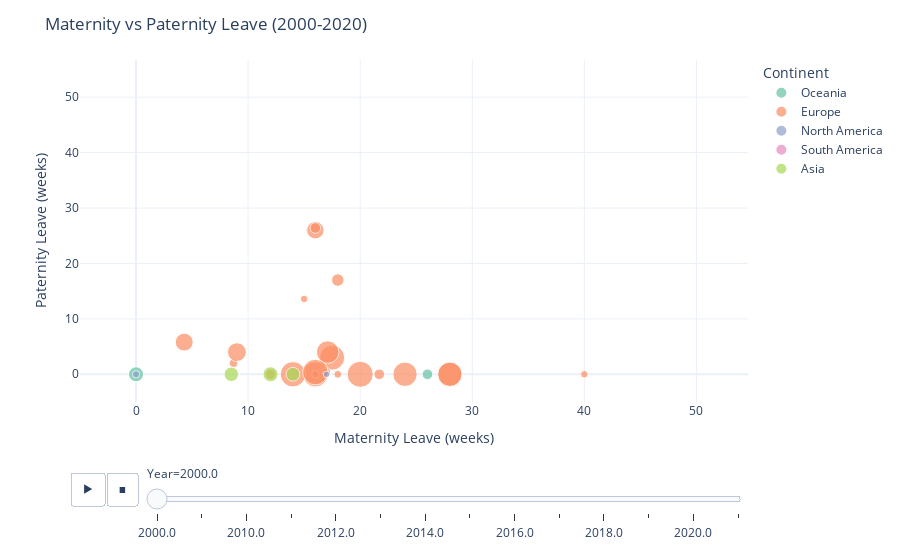

This figure's notebook cell:
### Markdown cell above
The plot below shows Maternity versus Paternity leave across OECD countries. Make the following changes and explore the questions.

1) What does the labels argument do? What part(s) of the plot change? <br>
2) We want to add another dimension: the amount of protected leave. Do this by adding: `size = 'Protected'` as an argument to px.scatter. What happens?  Is there anything else you want to change now related to Protected leave? <br>
3) Since we have the Continent in the legend, we don't need it in the hover text (tooltip). We can change this by adding the argument: `hover_data = {'Continent':False}` to px.scatter. Try this and see what happens. Add `'Maternity':':.1f', 'Paternity':':.1f'`in the hover_data dictionary. What happens? Is this useful? <br>
4) The data shown is actually from several years. Let's turn this into an animated plot that will show each year separately. Add the argument: `animation_frame = 'Year'` to px.scatter. <br>
5) What do each of the three commented lines do? (Lines 22-24) - Explore them 1 by 1 to see. <br>

### Code cell
max_x,max_y = tab_2000['Maternity'].max(), tab_2000['Paternity'].max()
max_x *= 1.05
max_y *= 1.05
min_x, min_y = -5,-5

fig = px.scatter(tab_2000,
                 x='Maternity',
                 y='Paternity',
                 size='Protected',
                 animation_frame='Year',
                 color='Continent',
                 hover_name='Country',
                 color_discrete_sequence=px.colors.qualitative.Set2,
                 labels={
                     'Maternity':'Maternity Leave (weeks) ',
                     'Paternity':'Paternity Leave (weeks) ',
                     'Protected':'Protected leave in weeks '},
                 hover_data={'Continent': False, 'Maternity': ':.1f', 'Paternity': ':.1f', 'Protected': ':.1f'},)

fig.update_layout(
    title='Maternity vs Paternity Leave (2000-2020)',
    xaxis=dict(range=[min_x, max_x]),
    yaxis=dict(range=[min_y, max_y]),
    template='plotly_white',
)

fig.show()

### Figure 1 — Plotly figure (JSON) as saved in the notebook; plotly's stock layout.template omitted (floating-point values rounded to 4 significant figures)
{"data": [{"customdata": [["Oceania", 52], ["Oceania", 26]], "hovertemplate": "<b>%{hovertext}</b><br><br>Year=2000.0<br>Maternity Leave (weeks) =%{x:.1f}<br>Paternity Leave (weeks) =%{y:.1f}<br>Protected leave in weeks =%{customdata[1]:.1f}<extra></extra>", "hovertext": ["Australia", "New Zealand"], "legendgroup": "Oceania", "marker": {"color": "rgb(102,194,165)", "size": [52.0, 26.0], "sizemode": "area", "sizeref": 0.4592, "symbol": "circle"}, "mode": "markers", "name": "Oceania", "orientation": "v", "showlegend": true, "type": "scatter", "x": [0.0, 26.0], "xaxis": "x", "y": [0.0, 0.0], "yaxis": "y"}, {"customdata": [["Europe", 70], ["Europe", 13], ["Europe", 136], ["Europe", 36], ["Europe", 143.5], ["Europe", 146], ["Europe", 148], ["Europe", 15.2], ["Europe", 136], ["Europe", 17.3], ["Europe", 14], ["Europe", 26], ["Europe", 26], ["Europe", 13], ["Europe", 81], ["Europe", 156], ["Europe", 117], ["Europe", 136], ["Europe", 150], ["Europe", 73.7], ["Europe", 0], ["Europe", 26], ["Europe", 13]], "hovertemplate": "<b>%{hovertext}</b><br><br>Year=2000.0<br>Maternity Leave (weeks) =%{x:.1f}<br>Paternity Leave (weeks) =%{y:.1f}<br>Protected leave in weeks =%{customdata[1]:.1f}<extra></extra>", "hovertext": ["Austria", "Belgium", "Czech Republic", "Denmark", "Finland", "France", "Germany", "Greece", "Hungary", "Iceland", "Ireland", "Italy", "Luxembourg", "Netherlands", "Norway", "Poland", "Portugal", "Slovak Republic", "Spain", "Sweden", "Switzerland", "Türkiye", "United Kingdom"], "legendgroup": "Europe", "marker": {"color": "rgb(252,141,98)", "size": [70.0, 13.0, 136.0, 36.0, 143.5, 146.0, 148.0, 15.2, 136.0, 17.3, 14.0, 26.0, 26.0, 13.0, 81.0, 156.0, 117.0, 136.0, 150.0, 73.7, 0.0, 26.0, 13.0], "sizemode": "area", "sizeref": 0.4592, "symbol": "circle"}, "mode": "markers", "name": "Europe", "orientation": "v", "showlegend": true, "type": "scatter", "x": [16.0, 15.0, 28.0, 18.0, 17.5, 16.0, 14.0, 17.0, 24.0, 8.7, 18.0, 21.7, 16.0, 16.0, 9.0, 20.0, 17.1, 28.0, 16.0, 4.3, 8.0, 12.0, 40.0], "xaxis": "x", "y": [26.0, 13.6, 0.0, 17.0, 3.0, 0.0, 0.0, 0.4, 0.0, 2.0, 0.0, 0.0, 26.4, 0.0, 4.0, 0.0, 4.0, 0.0, 0.4, 5.8, 0.0, 0.0, 0.0], "yaxis": "y"}, {"customdata": [["North America", 10], ["North America", 0], ["North America", 0], ["North America", 12]], "hovertemplate": "<b>%{hovertext}</b><br><br>Year=2000.0<br>Maternity Leave (weeks) =%{x:.1f}<br>Paternity Leave (weeks) =%{y:.1f}<br>Protected leave in weeks =%{customdata[1]:.1f}<extra></extra>", "hovertext": ["Canada", "Costa Rica", "Mexico", "United States"], "legendgroup": "North America", "marker": {"color": "rgb(141,160,203)", "size": [10.0, 0.0, 0.0, 12.0], "sizemode": "area", "sizeref": 0.4592, "symbol": "circle"}, "mode": "markers", "name": "North America", "orientation": "v", "showlegend": true, "type": "scatter", "x": [17.0, 17.3, 12.0, 0.0], "xaxis": "x", "y": [0.0, 0.0, 0.0, 0.0], "yaxis": "y"}, {"customdata": [["South America", 0], ["South America", 0], ["South America", 0.0001]], "hovertemplate": "<b>%{hovertext}</b><br><br>Year=2000.0<br>Maternity Leave (weeks) =%{x:.1f}<br>Paternity Leave (weeks) =%{y:.1f}<br>Protected leave in weeks =%{customdata[1]:.1f}<extra></extra>", "hovertext": ["Chile", "Colombia", "Fake"], "legendgroup": "South America", "marker": {"color": "rgb(231,138,195)", "size": [0.0, 0.0, 0.0001], "sizemode": "area", "sizeref": 0.4592, "symbol": "circle"}, "mode": "markers", "name": "South America", "orientation": "v", "showlegend": true, "type": "scatter", "x": [18.0, 12.0, 0.01], "xaxis": "x", "y": [0.0, 0.0, 0.0001], "yaxis": "y"}, {"customdata": [["Asia", 52], ["Asia", 44], ["Asia", 47.8]], "hovertemplate": "<b>%{hovertext}</b><br><br>Year=2000.0<br>Maternity Leave (weeks) =%{x:.1f}<br>Paternity Leave (weeks) =%{y:.1f}<br>Protected leave in weeks =%{customdata[1]:.1f}<extra></extra>", "hovertext": ["Israel", "Japan", "Korea"], "legendgroup": "Asia", "marker": {"color": "rgb(166,216,84)", "size": [52.0, 44.0, 47.8], "sizemode": "area", "sizeref": 0.4592, "symbol": "circle"}, "mode": "markers", "name": "Asia", "orientation": "v", "showlegend": true, "type": "scatter", "x": [12.0, 14.0, 8.5], "xaxis": "x", "y": [0.0, 0.0, 0.0], "yaxis": "y"}], "layout": {"legend": {"itemsizing": "constant", "title": {"text": "Continent"}, "tracegroupgap": 0}, "margin": {"t": 60}, "sliders": [{"active": 0, "currentvalue": {"prefix": "Year="}, "len": 0.9, "pad": {"b": 10, "t": 60}, "steps": [{"args": [["2000.0"], {"frame": {"duration": 0, "redraw": false}, "fromcurrent": true, "mode": "immediate", "transition": {"duration": 0, "easing": "linear"}}], "label": "2000.0", "method": "animate"}, {"args": [["2005.0"], {"frame": {"duration": 0, "redraw": false}, "fromcurrent": true, "mode": "immediate", "transition": {"duration": 0, "easing": "linear"}}], "label": "2005.0", "method": "animate"}, {"args": [["2010.0"], {"frame": {"duration": 0, "redraw": false}, "fromcurrent": true, "mode": "immediate", "transition": {"duration": 0, "easing": "linear"}}], "label": "2010.0", "method": "animate"}, {"args": [["2011.0"], {"frame": {"duration": 0, "redraw": false}, "fromcurrent": true, "mode": "immediate", "transition": {"duration": 0, "easing": "linear"}}], "label": "2011.0", "method": "animate"}, {"args": [["2012.0"], {"frame": {"duration": 0, "redraw": false}, "fromcurrent": true, "mode": "immediate", "transition": {"duration": 0, "easing": "linear"}}], "label": "2012.0", "method": "animate"}, {"args": [["2013.0"], {"frame": {"duration": 0, "redraw": false}, "fromcurrent": true, "mode": "immediate", "transition": {"duration": 0, "easing": "linear"}}], "label": "2013.0", "method": "animate"}, {"args": [["2014.0"], {"frame": {"duration": 0, "redraw": false}, "fromcurrent": true, "mode": "immediate", "transition": {"duration": 0, "easing": "linear"}}], "label": "2014.0", "method": "animate"}, {"args": [["2015.0"], {"frame": {"duration": 0, "redraw": false}, "fromcurrent": true, "mode": "immediate", "transition": {"duration": 0, "easing": "linear"}}], "label": "2015.0", "method": "animate"}, {"args": [["2016.0"], {"frame": {"duration": 0, "redraw": false}, "fromcurrent": true, "mode": "immediate", "transition": {"duration": 0, "easing": "linear"}}], "label": "2016.0", "method": "animate"}, {"args": [["2017.0"], {"frame": {"duration": 0, "redraw": false}, "fromcurrent": true, "mode": "immediate", "transition": {"duration": 0, "easing": "linear"}}], "label": "2017.0", "method": "animate"}, {"args": [["2018.0"], {"frame": {"duration": 0, "redraw": false}, "fromcurrent": true, "mode": "immediate", "transition": {"duration": 0, "easing": "linear"}}], "label": "2018.0", "method": "animate"}, {"args": [["2019.0"], {"frame": {"duration": 0, "redraw": false}, "fromcurrent": true, "mode": "immediate", "transition": {"duration": 0, "easing": "linear"}}], "label": "2019.0", "method": "animate"}, {"args": [["2020.0"], {"frame": {"duration": 0, "redraw": false}, "fromcurrent": true, "mode": "immediate", "transition": {"duration": 0, "easing": "linear"}}], "label": "2020.0", "method": "animate"}, {"args": [["2021.0"], {"frame": {"duration": 0, "redraw": false}, "fromcurrent": true, "mode": "immediate", "transition": {"duration": 0, "easing": "linear"}}], "label": "2021.0", "method": "animate"}], "x": 0.1, "xanchor": "left", "y": 0, "yanchor": "top"}], "title": {"text": "Maternity vs Paternity Leave (2000-2020)"}, "updatemenus": [{"buttons": [{"args": [null, {"frame": {"duration": 500, "redraw": false}, "fromcurrent": true, "mode": "immediate", "transition": {"duration": 500, "easing": "linear"}}], "label": "&#9654;", "method": "animate"}, {"args": [[null], {"frame": {"duration": 0, "redraw": false}, "fromcurrent": true, "mode": "immediate", "transition": {"duration": 0, "easing": "linear"}}], "label": "&#9724;", "method": "animate"}], "direction": "left", "pad": {"r": 10, "t": 70}, "showactive": false, "type": "buttons", "x": 0.1, "xanchor": "right", "y": 0, "yanchor": "top"}], "xaxis": {"anchor": "y", "domain": [0, 1], "range": [-5, 54.6], "title": {"text": "Maternity Leave (weeks) "}}, "yaxis": {"anchor": "x", "domain": [0, 1], "range": [-5, 56.7], "title": {"text": "Paternity Leave (weeks) "}}}}
